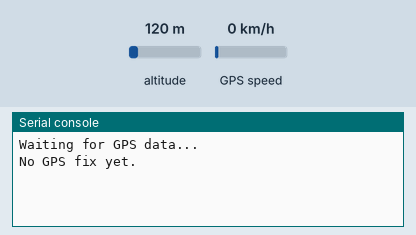
Simulated run of this program. Board: Raspberry Pi Pico running MicroPython. Shown: the last lines printed to the serial console. The test bench sets the inputs (shaded band); at power-on: altitude 120 m, GPS speed 0 km/h. The GPS gets a fix after 3 s at 37.7749, -122.4194 with 8 satellites.

Above: at 1.2 s.
1.3 s: altitude set to 20 m
At 1.9 s:
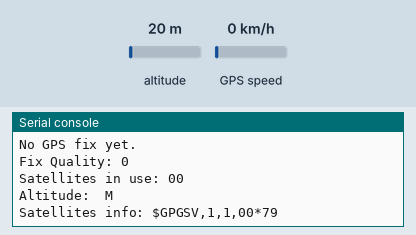
3.9 s: GPS speed set to 2 km/h
At 4.9 s:
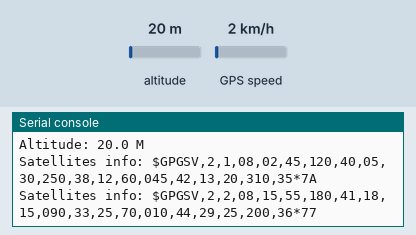
5.5 s: altitude set to 250 m
At 6.19 s:
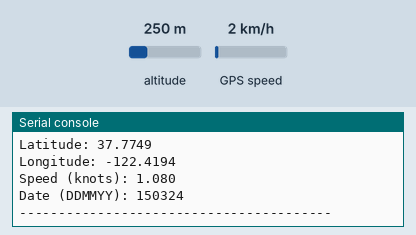
Timing chart, 0 to 8.5 s (numbered marks = the images above; inputs shaded):
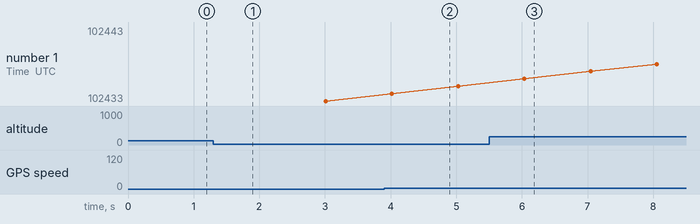

The program:

demo_03.py
```python
from machine import UART, Pin
import time

# Setup UART1 (TX on GP4, RX on GP5 for Pico)
uart = UART(1, baudrate=9600, tx=Pin(4), rx=Pin(5))

def parse_lat_long(raw_lat, raw_dir, raw_lon, lon_dir):
    # Convert raw NMEA format to decimal degrees
    try:
        lat_deg = int(raw_lat[:2])
        lat_min = float(raw_lat[2:])
        latitude = lat_deg + (lat_min / 60.0)
        if raw_dir == 'S':
            latitude *= -1

        lon_deg = int(raw_lon[:3])
        lon_min = float(raw_lon[3:])
        longitude = lon_deg + (lon_min / 60.0)
        if lon_dir == 'W':
            longitude *= -1

        return latitude, longitude
    except:
        return None, None

def read_gps():
    while True:
        if uart.any():
            line = uart.readline()
            if not line:
                continue
            try:
                line = line.decode('utf-8').strip()
#                 print(f"line: {line}")
                if line.startswith('$GPRMC'):
                    parts = line.split(',')
                    if parts[2] == 'A':  # Valid data
                        lat, lon = parse_lat_long(parts[3], parts[4], parts[5], parts[6])
                        print("Time (UTC):", parts[1])
                        print("Latitude:", lat)
                        print("Longitude:", lon)
                        print("Speed (knots):", parts[7])
                        print("Date (DDMMYY):", parts[9])
                        print("-" * 40)
                    else:
                        print("No GPS fix yet.")
                elif line.startswith('$GPGGA'):
                    parts = line.split(',')
                    if len(parts) >= 11:
                        print("Fix Quality:", parts[6])
                        print("Satellites in use:", parts[7])
                        print("Altitude:", parts[9], parts[10])
                    else:
                        print("Incomplete GPGGA sentence:", parts)
                elif line.startswith('$GPGSV'):
                    print("Satellites info:", line)
            except Exception as e:
                print("Decode error:", e)
        time.sleep(0.1)

# Run the GPS reader
print("Waiting for GPS data...")
read_gps()
```

Measured:
- after the input at 3.9 s, the serial console: prints a new line after 0.12 s (image 2)
